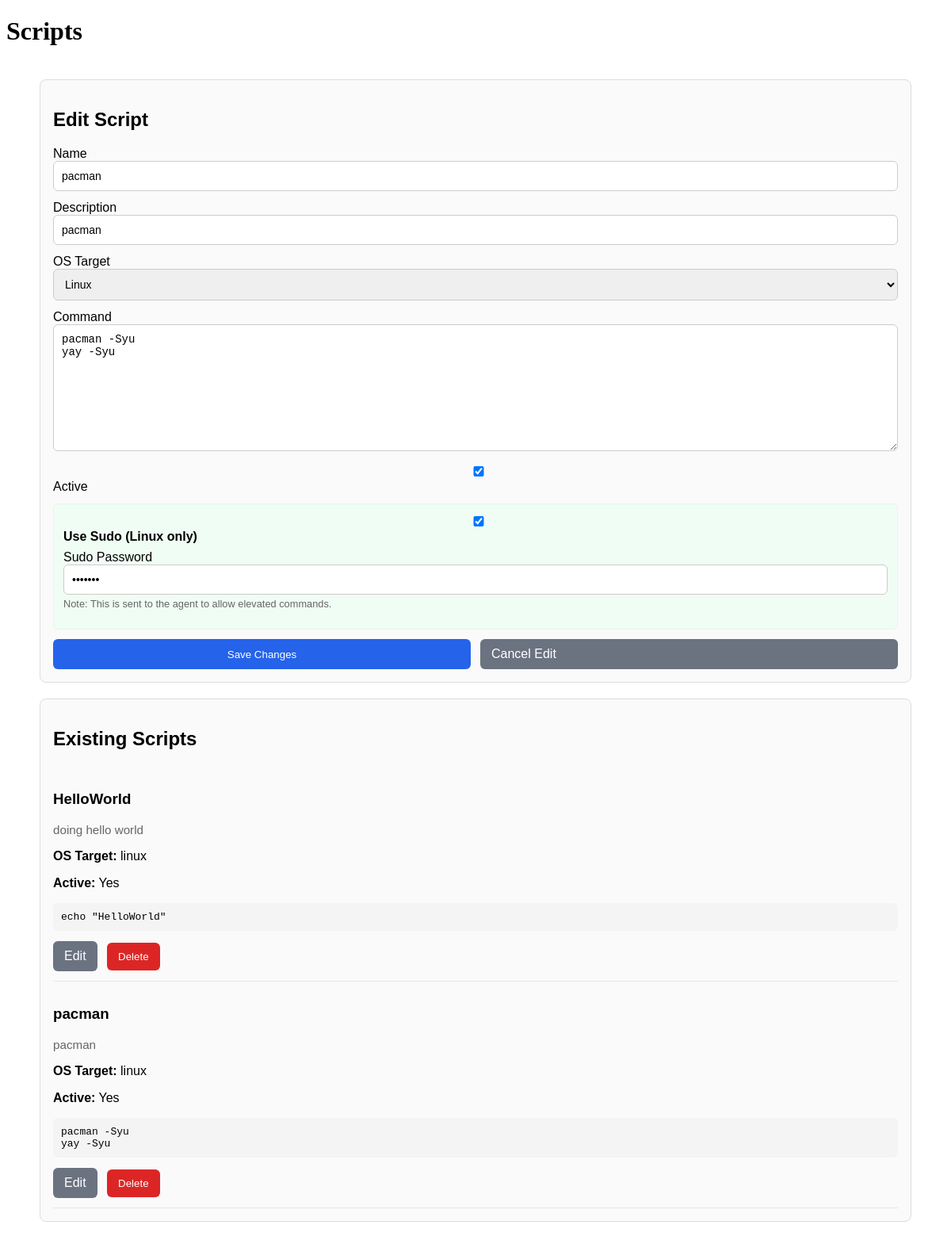
Screenshot of /scripts/2/edit with the database file from the repository.
### models.py (models this page shows, shortened)
class Script(db.Model):
    __tablename__ = 'scripts'
    pid = db.Column(db.Integer, primary_key=True)
    name = db.Column(db.Text, nullable=False)
    description = db.Column(db.Text, nullable=False)
    command = db.Column(db.Text, nullable=False)
    os_taget = db.Column(db.Text, nullable=False)
    is_active = db.Column(db.Boolean, default=False)
    use_sudo = db.Column(db.Boolean, default=False)
    sudo_password = db.Column(db.Text)
    jobs = db.relationship('Job', backref='script', cascade='all, delete-orphan')

### routes.py (the view, shortened to what this page needs)
    @app.route('/scripts/<int:pid>/edit', methods=['GET','POST'])
    def edit_script(pid):
        script = Script.query.filter(Script.pid == pid).first()
        if not script:
            return jsonify({'success':False, 'error':f'Script with pid {pid} not found'})
        scripts = Script.query.all()
        return render_template('scripts.html', scripts=scripts, edit_script=script)

### templates/scripts.html (shortened to what this page needs)
{% extends "base.html" %}
{% block content %}
<h1>Scripts</h1>
<div class="page-wrap">
  <div class="card">
    <h2>{% if edit_script %}Edit Script{% else %}New Script{% endif %}</h2>
    <form
      action="{% if edit_script %}{{ url_for('edit_script', pid=edit_script.pid) }}{% else %}{{ url_for('scripts') }}{% endif %}"
      method="post"
    >
      <div class="form-grid">
        <div>
          <label for="name">Name</label>
          <input type="text" id="name" name="name" required
                 value="{% if edit_script %}{{ edit_script.name }}{% endif %}">
        </div>
        <div>
          <label for="description">Description</label>
          <input type="text" id="description" name="description"
                 value="{% if edit_script %}{{ edit_script.description }}{% endif %}">
        </div>
        <div>
          <label for="os_target">OS Target</label>
          <select id="os_target" name="os_target" required>
            <option value="linux" {% if edit_script and edit_script.os_taget == 'linux' %}selected{% endif %}>Linux</option>
          </select>
        </div>
        <div>
          <label for="command">Command</label>
          <textarea id="command" name="command" required
                    placeholder="Enter the command here...">{% if edit_script %}{{ edit_script.command }}{% endif %}</textarea>
        </div>
        <div>
          <label>
            <input type="checkbox" name="is_active" {% if not edit_script or edit_script.is_active %}checked{% endif %}>
            Active
          </label>
        </div>
        <div style="background: #f0fdf4; padding: 12px; border-radius: 6px; border: 1px solid #dcfce7;">
          <label style="display: block; margin-bottom: 8px; font-weight: bold;">
            <input type="checkbox" name="use_sudo" id="use_sudo" {% if edit_script and edit_script.use_sudo %}checked{% endif %} onchange="toggleSudoPassword()">
            Use Sudo (Linux only)
          </label>
          <div id="sudo_password_container" style="display: {% if edit_script and edit_script.use_sudo %}block{% else %}none{% endif %};">
            <label for="sudo_password">Sudo Password</label>
            <input type="password" id="sudo_password" name="sudo_password" value="{% if edit_script %}{{ edit_script.sudo_password }}{% endif %}" placeholder="Optional: stored for sudo -S">
            <p class="muted" style="margin-top: 4px; font-size: 0.8rem;">Note: This is sent to the agent to allow elevated commands.</p>
          </div>
        </div>
        <div class="two-col">
          <button class="btn btn-primary" type="submit">
            {% if edit_script %}Save Changes{% else %}Create Script{% endif %}
          </button>
          {% if edit_script %}
            <a class="btn btn-secondary" href="{{ url_for('scripts') }}">Cancel Edit</a>
          {% endif %}
        </div>
      </div>
    </form>
  </div>
  <div class="card">
    <h2>Existing Scripts</h2>
    {% if scripts and scripts|length > 0 %}
      {% for script in scripts %}
        <div class="script-item">
          <h3>{{ script.name }}</h3>
          <p class="muted">{{ script.description }}</p>
          <p><strong>OS Target:</strong> {{ script.os_taget }}</p>
          <p><strong>Active:</strong> {{ 'Yes' if script.is_active else 'No' }}</p>
          <pre style="white-space: pre-wrap; background: #f4f4f4; padding: 10px; border-radius: 6px;">{{ script.command }}</pre>
          <div class="script-actions">
            <a class="btn btn-secondary" href="{{ url_for('edit_script', pid=script.pid) }}">Edit</a>
            <form action="{{ url_for('delete_script', pid=script.pid) }}" method="post" style="display:inline;">
              <button class="btn btn-danger" type="submit" onclick="return confirm('Delete this script?')">Delete</button>
            </form>
          </div>
        </div>
      {% endfor %}
    {% else %}
      <p>No scripts found.</p>
    {% endif %}
  </div>
</div>
{% endblock %}

### templates/scripts.html (style rules this page uses)
.page-wrap { max-width: 1100px; margin: 0 auto; padding: 20px; font-family: Arial, sans-serif; }
.card { border: 1px solid #ddd; border-radius: 8px; padding: 16px; margin-bottom: 20px; background: #fafafa; }
.script-item { border-bottom: 1px solid #e5e5e5; padding: 12px 0; }
.script-actions a, .script-actions button { margin-right: 8px; }
.form-grid { display: grid; gap: 12px; }
.form-grid input, .form-grid select, .form-grid textarea { width: 100%; padding: 10px; box-sizing: border-box; border: 1px solid #ccc; border-radius: 6px; font-size: 14px; }
.form-grid textarea { min-height: 160px; resize: vertical; font-family: monospace; }
.two-col { display: grid; grid-template-columns: 1fr 1fr; gap: 12px; }
.btn { padding: 10px 14px; border: none; border-radius: 6px; cursor: pointer; }
.btn-primary { background: #2563eb; color: white; }
.btn-danger { background: #dc2626; color: white; }
.btn-secondary { background: #6b7280; color: white; text-decoration: none; display: inline-block; }
.muted { color: #666; font-size: 0.95rem; }

### rows the page displays
Script: name "pacman", description "pacman", os_target "Linux", command "pacman -Syu yay -Syu", is_active "☑", use_sudo "☑", os_taget "linux", is_active "Yes"
Script: name "HelloWorld", description "doing hello world", os_taget "linux", is_active "Yes", command "echo \"HelloWorld\""
